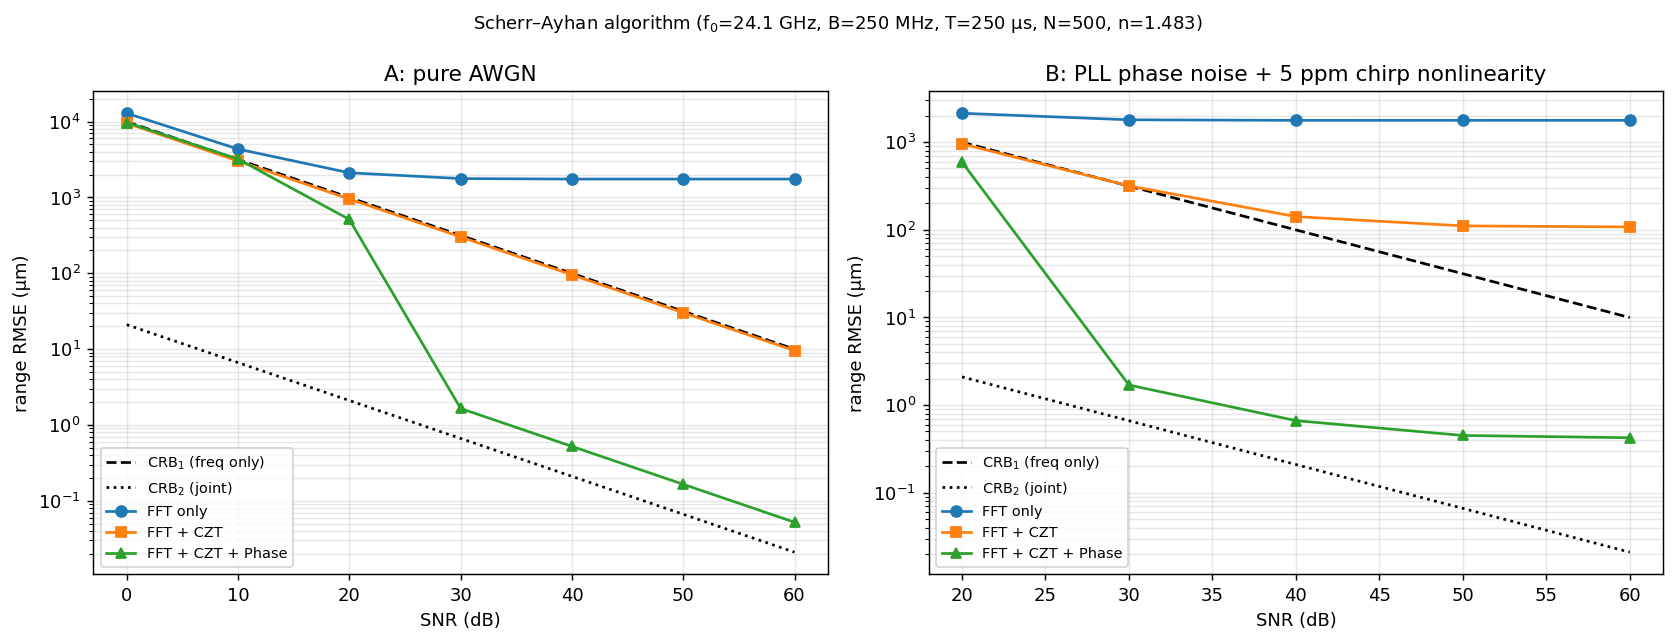

Python code for this plot:
#!/usr/bin/env python3
"""
Scherr–Ayhan 组合频率+相位估计算法 — FMCW 高精度测距仿真

复现以下两篇论文的核心算法并验证 CRB 性能：

  [1] S. Ayhan, S. Scherr, A. Bhutani, B. Fischbach, M. Pauli, T. Zwick,
      "High-Accuracy Range Detection Radar Sensor for Hydraulic Cylinders,"
      IEEE Trans. Microwave Theory Tech., vol. 62, no. 3, pp. 572–581, 2014.

  [2] S. Scherr, S. Ayhan, B. Fischbach, A. Bhutani, M. Pauli, T. Zwick,
      "An Efficient Frequency and Phase Estimation Algorithm With CRB
      Performance for FMCW Radar Applications,"
      IEEE Trans. Instrum. Meas., vol. 64, no. 7, pp. 1868–1875, 2015.

本脚本实现：
  1. FMCW IF 信号生成器 (可选 AWGN / PLL 相位噪声 / Chirp 非线性)
  2. 三步距离估计流水线：FFT → CZT → 相位求解
  3. Cramér–Rao 下界 (CRB₁: phase-unknown, CRB₂: phase-known) 计算
  4. Monte-Carlo 性能扫描 (RMSE vs SNR)
  5. 我们项目的双反射基准扩展 (探针自含基准 → 油 ε_r 实时估计)

依赖: numpy, scipy, matplotlib (matplotlib 仅用于绘图，可选)

运行: python3 scherr_ayhan_sim.py
"""

from __future__ import annotations

import math
from dataclasses import dataclass

import numpy as np
from numpy.typing import NDArray
from scipy.signal import czt as scipy_czt

C0 = 2.99792458e8  # 真空光速 m/s


# ============================================================================
# 1. FMCW 系统参数
# ============================================================================
@dataclass
class FMCWParams:
    """FMCW 雷达系统参数 (默认对应我们的 24 GHz IRM 设计)"""
    f0: float = 24.125e9     # 中心频率 Hz
    B: float = 250e6         # 扫频带宽 Hz
    T: float = 250e-6        # Chirp 持续时间 s
    f_s: float = 2e6         # IF 采样率 Hz
    n_oil: float = 1.483     # 油介电介质折射率 sqrt(eps_r)

    @property
    def N(self) -> int:
        """每 chirp 采样点数"""
        return int(self.T * self.f_s)

    @property
    def lam0(self) -> float:
        """自由空间波长"""
        return C0 / self.f0

    @property
    def lam_med(self) -> float:
        """油介质波长 = λ₀ / n"""
        return C0 / (self.f0 * self.n_oil)

    @property
    def range_resolution(self) -> float:
        """理论距离分辨率 c / (2 B n)"""
        return C0 / (2 * self.B * self.n_oil)

    @property
    def dR_dfb(self) -> float:
        """距离对差拍频率的灵敏度 dR/df_b = c·T / (2·B·n)"""
        return C0 * self.T / (2 * self.B * self.n_oil)

    @property
    def dR_dphi(self) -> float:
        """距离对载频相位的灵敏度 dR/dφ = c / (4π·f₀·n)"""
        return C0 / (4 * math.pi * self.f0 * self.n_oil)


# ============================================================================
# 2. IF 信号生成 (理想 + 可选损伤)
# ============================================================================
def fmcw_if_signal(
    R: float,
    p: FMCWParams,
    snr_db: float = 40.0,
    phase_noise_dbc_hz: float = -200.0,
    chirp_nonlin_ppm: float = 0.0,
    seed: int | None = None,
) -> NDArray:
    """
    生成复基带 IF 信号 (deramping 后)

    单目标在距离 R 处的 IF 信号：
        s(t) = A · exp[j·(2π·f_b·t + φ_0)] + n(t)
    其中：
        f_b   = 2·B·n·R / (c·T)     差拍频率
        φ_0   = 4π·f_0·n·R / c      载频相位 (R 的另一个独立信息)

    参数
    ----
    R                  目标距离 (m)
    p                  FMCW 参数
    snr_db             单 chirp 内的 SNR (相对噪声平均功率)
    phase_noise_dbc_hz PLL 相位噪声 (在 1 kHz offset 大致水平, dBc/Hz)
                       <= -200 时关闭
    chirp_nonlin_ppm   chirp 非线性 (B(t)对 t 二阶项的 ppm 系数), 0 关闭
    seed               随机数种子，None 则随机
    """
    rng = np.random.default_rng(seed)
    N = p.N
    t = np.arange(N) / p.f_s

    # 理想差拍频率与载频相位
    f_b = 2 * p.B * p.n_oil * R / (C0 * p.T)
    phi_0 = 4 * math.pi * p.f0 * p.n_oil * R / C0

    # 理想信号
    A = 1.0
    if chirp_nonlin_ppm > 0:
        # 二阶非线性：f_inst(t) ≈ f0 + (B/T)·t · (1 + κ·t/T)
        # 等效在 IF 信号上引入 t² 项
        kappa = chirp_nonlin_ppm * 1e-6
        phase = 2 * math.pi * f_b * t * (1 + kappa * t / p.T) + phi_0
    else:
        phase = 2 * math.pi * f_b * t + phi_0

    s = A * np.exp(1j * phase)

    # 加性高斯白噪声 (复数: 实虚部各 σ/√2)
    if snr_db < 200:
        noise_std = A / 10 ** (snr_db / 20)
        n_re = rng.standard_normal(N) * noise_std / math.sqrt(2)
        n_im = rng.standard_normal(N) * noise_std / math.sqrt(2)
        s = s + (n_re + 1j * n_im)

    # 简化 PLL 相位噪声：1/f² 单边带积分 → chirp 内累积 σ_φ
    # 输入: L(f=1 kHz) [dBc/Hz], 假设 1/f² 直到 fs/2
    # σ_φ² = 2 · ∫ L(f) df = 2 · L(1k) · (1kHz)² · (1/f_low - 1/f_high)
    # 其中 f_low = 1/T (chirp 持续时间内最低相关频率)
    if phase_noise_dbc_hz > -180:
        L0 = 10 ** (phase_noise_dbc_hz / 10)  # SSB PSD @ 1 kHz, lin/Hz
        f_low = 1.0 / p.T
        f_high = p.f_s / 2
        var_phi = 2 * L0 * (1e3) ** 2 * (1.0 / f_low - 1.0 / f_high)
        sigma_phi = math.sqrt(var_phi)
        # 模拟为布朗相位游走 (1/f² 形)
        increments = rng.standard_normal(N) * sigma_phi / math.sqrt(N)
        walk = np.cumsum(increments)
        s = s * np.exp(1j * walk)

    return s


# ============================================================================
# 3. Cramér–Rao 下界
# ============================================================================
def crb_omega(snr_lin: float, N: int) -> float:
    """角频率 ω = 2π·f/fs 的 CRB (rad/sample, std)

    Rife & Boorstyn 1974, 复正弦的经典结果：
        var(ω̂) >= 12 / (SNR · N · (N²-1))
    """
    return math.sqrt(12.0 / (snr_lin * N * (N**2 - 1)))


def crb_phi(snr_lin: float, N: int) -> float:
    """初始相位 φ 的 CRB (rad, std)

    在频率已知前提下：var(φ̂) >= 2·(2N-1) / (SNR · N · (N+1))
    大 N 近似 2/(SNR·N) 略偏紧，给出精确表达式
    """
    return math.sqrt(2.0 * (2 * N - 1) / (snr_lin * N * (N + 1)))


def crb_range_freq_only(snr_lin: float, N: int, p: FMCWParams) -> float:
    """仅用频率信息估计 R 的 CRB (m, std) — 对应 CRB₁ (phase unknown)"""
    sigma_omega = crb_omega(snr_lin, N)
    sigma_fb = sigma_omega * p.f_s / (2 * math.pi)
    return sigma_fb * p.dR_dfb


def crb_range_joint(snr_lin: float, N: int, p: FMCWParams) -> float:
    """联合频率+相位估计 R 的 CRB (m, std) — 对应 CRB₂ (phase known)

    R 通过 ω 和 φ 同时观测：
        ω = α·R,  α = 4π·B·n / (c·T·fs)
        φ = β·R,  β = 4π·f₀·n / c
    复正弦 Fisher 信息：
        I_R = 2·SNR · [α²·Σn² + 2αβ·Σn + β²·N]
            ≈ 2·SNR · β²·N      (相位项主导，f₀ >> α·N·fs/(2π))
    """
    alpha = 4 * math.pi * p.B * p.n_oil / (C0 * p.T * p.f_s)
    beta = 4 * math.pi * p.f0 * p.n_oil / C0
    sn = np.arange(N)
    I_R = 2 * snr_lin * (
        alpha**2 * np.sum(sn**2)
        + 2 * alpha * beta * np.sum(sn)
        + beta**2 * N
    )
    return 1.0 / math.sqrt(I_R)


# ============================================================================
# 4. 三步估计算法
# ============================================================================
def estimate_fft(s: NDArray, p: FMCWParams) -> tuple[float, float]:
    """步骤 1：FFT + 抛物线插值求粗距离

    返回 (R_coarse, f_b_coarse)
    """
    N = len(s)
    win = np.hanning(N)
    S = np.fft.fft(s * win)
    half = N // 2

    k_max = int(np.argmax(np.abs(S[:half])))

    # 抛物线插值 (3 点 log-amplitude，Jacobsen 类似精度)
    if 0 < k_max < half - 1:
        a = math.log(abs(S[k_max - 1]) + 1e-30)
        b = math.log(abs(S[k_max]) + 1e-30)
        c_ = math.log(abs(S[k_max + 1]) + 1e-30)
        delta = 0.5 * (a - c_) / (a - 2 * b + c_)
    else:
        delta = 0.0

    k_est = k_max + delta
    f_b = k_est * p.f_s / N
    R = f_b * p.dR_dfb
    return R, f_b


def estimate_czt(
    s: NDArray, p: FMCWParams, f_b_coarse: float, M: int = 1024,
    span_bins: float = 4.0,
) -> tuple[float, float, NDArray]:
    """步骤 2：CZT 在 FFT 主峰附近做精细频率搜索

    Chirp Z 变换在 z 平面上沿弧线均匀取 M 个点，等价于在 [f_start, f_end]
    频段内做 M 点 DFT。Bluestein 算法 O(N log N)，可在 FPGA 实时实现。

    返回 (R_fine, f_b_fine, S_czt)
    """
    N = len(s)
    win = np.hanning(N)

    bin_width = p.f_s / N
    span = span_bins * bin_width
    f_start = f_b_coarse - span / 2
    f_end = f_b_coarse + span / 2

    # scipy.signal.czt: w = 圆周步进, a = 起始点
    a = np.exp(1j * 2 * math.pi * f_start / p.f_s)
    w = np.exp(-1j * 2 * math.pi * (f_end - f_start) / (M * p.f_s))
    S_czt = scipy_czt(s * win, m=M, w=w, a=a)

    m_max = int(np.argmax(np.abs(S_czt)))
    # 子-CZT-bin 抛物线插值
    if 0 < m_max < M - 1:
        aL = math.log(abs(S_czt[m_max - 1]) + 1e-30)
        bL = math.log(abs(S_czt[m_max]) + 1e-30)
        cL = math.log(abs(S_czt[m_max + 1]) + 1e-30)
        delta = 0.5 * (aL - cL) / (aL - 2 * bL + cL)
    else:
        delta = 0.0

    f_b = f_start + (m_max + delta) * (f_end - f_start) / M
    R = f_b * p.dR_dfb
    return R, f_b, S_czt


def estimate_phase(
    s: NDArray, p: FMCWParams, f_b: float, R_coarse: float
) -> tuple[float, float, int]:
    """步骤 3：相位评估 + 整周解模糊 → 最终精距离

    DTFT 在已知 f_b 一点取相位 (无 bias，零 leakage)：
        φ̂ = arg( Σ s[n] · exp(-j·2π·f_b·n/fs) )

    相位每 2π 对应 R 走过 λ_med/2，用粗距离决定整数 k：
        R_phase_raw = φ̂ · c / (4π·f₀·n)        ∈ [-λ_med/4, λ_med/4]
        k = round( (R_coarse - R_phase_raw) / (λ_med/2) )
        R_final = R_phase_raw + k · λ_med/2

    返回 (R_final, phi_est, k)
    """
    N = len(s)
    n = np.arange(N)
    # 对 chirp 中心去相位 (减小数值动态范围) — 等价的，但更稳
    twiddle = np.exp(-1j * 2 * math.pi * f_b * n / p.f_s)
    z = np.sum(s * twiddle)
    phi = math.atan2(z.imag, z.real)

    R_phase_raw = phi * p.dR_dphi
    lam_2 = p.lam_med / 2
    k = round((R_coarse - R_phase_raw) / lam_2)
    R_final = R_phase_raw + k * lam_2
    return R_final, phi, k


def estimate_all(
    s: NDArray, p: FMCWParams
) -> dict:
    """组合流水线：FFT → CZT → Phase"""
    R_fft, fb_fft = estimate_fft(s, p)
    R_czt, fb_czt, _ = estimate_czt(s, p, fb_fft)
    R_phase, phi, k = estimate_phase(s, p, fb_czt, R_czt)
    return {
        "R_fft": R_fft, "fb_fft": fb_fft,
        "R_czt": R_czt, "fb_czt": fb_czt,
        "R_phase": R_phase, "phi": phi, "k": k,
    }


# ============================================================================
# 5. 双反射基准扩展 (我们的工程方案 — 论文之外的扩展)
# ============================================================================
def _estimate_local(
    s: NDArray, p: FMCWParams, R_hint: float, span_m: float | None = None,
) -> tuple[float, float]:
    """在 R_hint 附近 ±span_m 范围内用 CZT 精搜，返回 (R_est, f_b_est)。

    用于三反射场景：每个反射的大致位置 (R_hint) 由机械先验给出，
    避开 FFT bin 分辨率不够的问题。
    span_m 默认 = max(20 mm, 15% × R_hint)，对远目标自动放宽窗口。
    """
    if span_m is None:
        span_m = max(0.020, 0.15 * abs(R_hint))
    fb_hint = R_hint / p.dR_dfb
    f_span = span_m / p.dR_dfb
    N = len(s)
    win = np.hanning(N)

    M = 4096
    f_start = max(fb_hint - f_span / 2, 0.0)
    f_end = fb_hint + f_span / 2
    a = np.exp(1j * 2 * math.pi * f_start / p.f_s)
    w = np.exp(-1j * 2 * math.pi * (f_end - f_start) / (M * p.f_s))
    S = scipy_czt(s * win, m=M, w=w, a=a)
    m_max = int(np.argmax(np.abs(S)))
    if 0 < m_max < M - 1:
        aL = math.log(abs(S[m_max - 1]) + 1e-30)
        bL = math.log(abs(S[m_max]) + 1e-30)
        cL = math.log(abs(S[m_max + 1]) + 1e-30)
        delta = 0.5 * (aL - cL) / (aL - 2 * bL + cL)
    else:
        delta = 0.0
    fb = f_start + (m_max + delta) * (f_end - f_start) / M
    return fb * p.dR_dfb, fb


def estimate_with_reference(
    s: NDArray, p: FMCWParams, L_ref: float, R_target_hint: float,
    R1_hint: float = 0.005, R2_hint: float | None = None,
) -> dict:
    """
    自含基准探针：探针内置两个固定反射点 (相距 L_ref)，活塞为第三反射。
    通过比值法消除油 n 漂移：

        d_radar_i = R_i · (n_live / n_assumed)  (i = 1, 2, 3)
        n_live / n_assumed = (d_radar_2 − d_radar_1) / L_ref
        R_target_real = (d_radar_3 − d_radar_1) / (n_live / n_assumed)

    每个反射用 CZT 在机械先验位置附近精搜，避开多目标 FFT 分辨率问题。
    """
    if R2_hint is None:
        R2_hint = R1_hint + L_ref
    R1_radar, _ = _estimate_local(s, p, R_hint=R1_hint)          # 探针根部
    R2_radar, _ = _estimate_local(s, p, R_hint=R2_hint)          # 探针肩部
    R3_radar, _ = _estimate_local(s, p, R_hint=R_target_hint)    # 活塞

    delta_R_radar = R2_radar - R1_radar
    n_ratio = delta_R_radar / L_ref          # = n_live / n_assumed
    n_live = p.n_oil * n_ratio

    R_target_corrected = (R3_radar - R1_radar) / n_ratio

    return {
        "R1_radar": R1_radar,
        "R2_radar": R2_radar,
        "R3_radar": R3_radar,
        "delta_R_radar": delta_R_radar,
        "L_ref": L_ref,
        "n_ratio": n_ratio,
        "n_live": n_live,
        "n_assumed": p.n_oil,
        "R_target_corrected": R_target_corrected,
    }


# ============================================================================
# 6. Monte-Carlo 性能验证 (单目标，对照 CRB)
# ============================================================================
def monte_carlo(
    R_true: float = 1.234567,
    snr_db_list: list = None,
    n_trials: int = 200,
    p: FMCWParams = None,
    phase_noise_dbc_hz: float = -200.0,
    chirp_nonlin_ppm: float = 0.0,
    seed_base: int = 0,
) -> dict:
    """对每个 SNR 做 n_trials 次实验，统计三种估计的 RMSE。"""
    if snr_db_list is None:
        snr_db_list = [0, 10, 20, 30, 40, 50, 60]
    if p is None:
        p = FMCWParams()

    methods = ["fft", "czt", "phase"]
    results = {m: {"rmse": [], "bias": []} for m in methods}
    crb1_list, crb2_list = [], []

    for snr_db in snr_db_list:
        errs = {m: [] for m in methods}
        for trial in range(n_trials):
            s = fmcw_if_signal(
                R_true, p,
                snr_db=snr_db,
                phase_noise_dbc_hz=phase_noise_dbc_hz,
                chirp_nonlin_ppm=chirp_nonlin_ppm,
                seed=seed_base + trial,
            )
            est = estimate_all(s, p)
            errs["fft"].append(est["R_fft"] - R_true)
            errs["czt"].append(est["R_czt"] - R_true)
            errs["phase"].append(est["R_phase"] - R_true)

        for m in methods:
            arr = np.array(errs[m])
            results[m]["rmse"].append(float(np.sqrt(np.mean(arr**2))))
            results[m]["bias"].append(float(np.mean(arr)))

        snr_lin = 10 ** (snr_db / 10)
        crb1_list.append(crb_range_freq_only(snr_lin, p.N, p))
        crb2_list.append(crb_range_joint(snr_lin, p.N, p))

    return {
        "snr_db": snr_db_list,
        "n_trials": n_trials,
        "results": results,
        "crb1": crb1_list,
        "crb2": crb2_list,
        "params": p,
        "R_true": R_true,
    }


# ============================================================================
# 7. 输出工具
# ============================================================================
def print_params_summary(p: FMCWParams) -> None:
    print("─" * 72)
    print("FMCW 系统参数")
    print("─" * 72)
    print(f"  f₀                  = {p.f0/1e9:>8.3f} GHz")
    print(f"  B                   = {p.B/1e6:>8.1f} MHz")
    print(f"  T_chirp             = {p.T*1e6:>8.1f} µs")
    print(f"  f_s (IF)            = {p.f_s/1e6:>8.2f} MS/s")
    print(f"  N (sample/chirp)    = {p.N:>8d}")
    print(f"  λ₀ (in vacuum)      = {p.lam0*1e3:>8.3f} mm")
    print(f"  λ_oil (n={p.n_oil})  = {p.lam_med*1e3:>8.3f} mm")
    print(f"  距离分辨率 (FFT)    = {p.range_resolution*1e3:>8.2f} mm")
    print(f"  dR/df_b             = {p.dR_dfb*1e9:>8.2f} nm/Hz")
    print(f"  dR/dφ               = {p.dR_dphi*1e6:>8.2f} µm/rad")


def print_crb_table(p: FMCWParams) -> None:
    print("─" * 72)
    print("Cramér-Rao 下界 (单 chirp, AWGN only)")
    print("─" * 72)
    print(f"{'SNR (dB)':>10} {'CRB₁ freq-only':>20} {'CRB₂ joint':>20}")
    for snr_db in [0, 10, 20, 30, 40, 50, 60]:
        snr_lin = 10 ** (snr_db / 10)
        c1 = crb_range_freq_only(snr_lin, p.N, p)
        c2 = crb_range_joint(snr_lin, p.N, p)
        print(f"{snr_db:>10d} {c1*1e6:>16.3f} µm {c2*1e6:>16.4f} µm")


def print_mc_table(mc: dict) -> None:
    p = mc["params"]
    print("─" * 72)
    print(f"Monte-Carlo: R_true = {mc['R_true']*1e3:.3f} mm,  "
          f"trials per SNR = {mc['n_trials']}")
    print("─" * 72)
    hdr = (f"{'SNR':>5} {'CRB₁':>10} {'CRB₂':>10} "
           f"{'σ_FFT':>10} {'σ_CZT':>10} {'σ_Phase':>10}  units: µm")
    print(hdr)
    for i, snr in enumerate(mc["snr_db"]):
        r = mc["results"]
        print(f"{snr:>5d} "
              f"{mc['crb1'][i]*1e6:>10.3f} {mc['crb2'][i]*1e6:>10.3f} "
              f"{r['fft']['rmse'][i]*1e6:>10.3f} "
              f"{r['czt']['rmse'][i]*1e6:>10.3f} "
              f"{r['phase']['rmse'][i]*1e6:>10.3f}")


def print_dual_ref_demo() -> None:
    """演示双反射基准如何在 n_oil 漂移情况下保持目标距离精度。

    对 24 G/250 MHz 系统，FFT bin ≈ 400 mm，简单 FFT+CZT 无法分辨 50 mm
    间距的两基准 — 工程实现需 MUSIC/ESPRIT 等超分辨。本 demo 用 77 GHz
    宽带场景 (B=4 GHz, bin ≈ 25 mm, L_ref=200 mm → 8 bin 间距) 演示原理。
    """
    print("─" * 72)
    print("双反射基准扩展 (我们的方案 — Scherr/Ayhan 之外)")
    print("─" * 72)

    p_demo = FMCWParams(
        f0=77e9, B=4.0e9, T=250e-6, f_s=16e6, n_oil=1.483,
    )
    print(f"  Demo 场景: f₀={p_demo.f0/1e9:.0f} GHz, B={p_demo.B/1e6:.0f} MHz, "
          f"N={p_demo.N}, FFT bin = {p_demo.range_resolution*1e3:.1f} mm")

    L_ref = 0.200       # 200 mm 基准间距 (跨多个 bin)
    R_target_true = 1.500
    n_assumed = p_demo.n_oil
    n_actual_list = [1.420, 1.450, 1.483, 1.510, 1.540]

    print(f"  L_ref = {L_ref*1e3:.0f} mm,  R_target_true = {R_target_true*1e3:.0f} mm")
    print(f"  名义 n = {n_assumed} (出厂标定)")
    print()
    print(f"{'n_real':>8} {'naive 误差':>16} {'比值法残差':>16} {'n_live 估计':>14}")

    for n_real in n_actual_list:
        # 合成三反射混合信号 (真实 n_real 控制相位/频率)
        p_real = FMCWParams(
            f0=p_demo.f0, B=p_demo.B, T=p_demo.T, f_s=p_demo.f_s, n_oil=n_real,
        )
        s_total = np.zeros(p_demo.N, dtype=complex)
        amps = [1.0, 0.6, 0.4]
        # 反射位置：R1 偏移 5 mm 避开 DC，R2 = R1 + L_ref，R3 = 活塞
        R_offset = 0.005
        positions = [R_offset, R_offset + L_ref, R_target_true]
        for amp, R_i in zip(amps, positions):
            s_total += amp * fmcw_if_signal(
                R_i, p_real, snr_db=60.0,
                seed=int((n_real * 1e5 + R_i * 1e6) % 2**31),
            )

        # 真值：活塞相对窗界面 (R1 处) 的物理距离
        R_target_phys = R_target_true - R_offset

        # naive：按名义 n_assumed 直接 CZT 估目标 (不去除 R1 偏移，
        # 因为没有基准；这是工程对照组)
        R_naive, _ = _estimate_local(s_total, p_demo, R_hint=R_target_true)
        err_naive = R_naive - R_target_phys

        # 比值法 (用 p_demo 解释，即按 n_assumed 解距离再做比值修正)
        res = estimate_with_reference(
            s_total, p_demo, L_ref=L_ref, R_target_hint=R_target_true,
            R1_hint=R_offset, R2_hint=R_offset + L_ref,
        )
        err_corrected = res["R_target_corrected"] - R_target_phys
        print(f"{n_real:>8.4f} {err_naive*1e3:>+13.3f} mm "
              f"{err_corrected*1e6:>+13.2f} µm "
              f"{res['n_live']:>14.5f}")


# ============================================================================
# 8. main
# ============================================================================
def main() -> None:
    p = FMCWParams()

    print()
    print("=" * 72)
    print("  Scherr–Ayhan 组合频率+相位估计算法 — 仿真")
    print("=" * 72)

    print_params_summary(p)
    print()
    print_crb_table(p)
    print()

    # ── 主要场景：纯 AWGN，对照三种估计 vs CRB ─────────────────
    print("=" * 72)
    print("  场景 A: 纯 AWGN (无相位噪声 / 无非线性)")
    print("=" * 72)
    mc_a = monte_carlo(
        R_true=1.234567,
        snr_db_list=[0, 10, 20, 30, 40, 50, 60],
        n_trials=200,
        p=p,
    )
    print_mc_table(mc_a)
    print()

    # ── 场景 B：现实的 PLL 相噪 + chirp 非线性 ─────────────────
    print("=" * 72)
    print("  场景 B: PLL 相位噪声 (-85 dBc/Hz @ 1 kHz) + chirp 非线性 (5 ppm)")
    print("=" * 72)
    mc_b = monte_carlo(
        R_true=1.234567,
        snr_db_list=[20, 30, 40, 50, 60],
        n_trials=200,
        p=p,
        phase_noise_dbc_hz=-85.0,
        chirp_nonlin_ppm=5.0,
    )
    print_mc_table(mc_b)
    print()

    # ── 场景 C：双反射基准 demo ─────────────────────────────────
    print("=" * 72)
    print("  场景 C: 双反射基准对 n_oil 漂移的鲁棒性 (我们的扩展)")
    print("=" * 72)
    print_dual_ref_demo()
    print()

    # ── 输出图 (若 matplotlib 可用) ─────────────────────────────
    try:
        _plot_results(mc_a, mc_b, p)
    except Exception as e:
        print(f"(跳过绘图: {e})")


def _plot_results(mc_a: dict, mc_b: dict, p: FMCWParams) -> None:
    import matplotlib.pyplot as plt

    fig, axes = plt.subplots(1, 2, figsize=(13, 5))

    for ax, mc, title in [
        (axes[0], mc_a, "A: pure AWGN"),
        (axes[1], mc_b, "B: PLL phase noise + 5 ppm chirp nonlinearity"),
    ]:
        snr = mc["snr_db"]
        ax.plot(snr, [c * 1e6 for c in mc["crb1"]], "k--", lw=1.5,
                label="CRB$_1$ (freq only)")
        ax.plot(snr, [c * 1e6 for c in mc["crb2"]], "k:", lw=1.5,
                label="CRB$_2$ (joint)")
        ax.plot(snr, [v * 1e6 for v in mc["results"]["fft"]["rmse"]], "o-",
                label="FFT only")
        ax.plot(snr, [v * 1e6 for v in mc["results"]["czt"]["rmse"]], "s-",
                label="FFT + CZT")
        ax.plot(snr, [v * 1e6 for v in mc["results"]["phase"]["rmse"]], "^-",
                label="FFT + CZT + Phase")
        ax.set_yscale("log")
        ax.set_xlabel("SNR (dB)")
        ax.set_ylabel("range RMSE (µm)")
        ax.set_title(title)
        ax.grid(True, which="both", alpha=0.3)
        ax.legend(loc="best", fontsize=8)

    fig.suptitle(
        f"Scherr–Ayhan algorithm (f$_0$={p.f0/1e9:.1f} GHz, B={p.B/1e6:.0f} MHz, "
        f"T={p.T*1e6:.0f} µs, N={p.N}, n={p.n_oil})",
        fontsize=10,
    )
    fig.tight_layout()
    out_path = "scherr_ayhan_sim.png"
    fig.savefig(out_path, dpi=130, bbox_inches="tight")
    print(f"图已写入: {out_path}")


if __name__ == "__main__":
    main()
